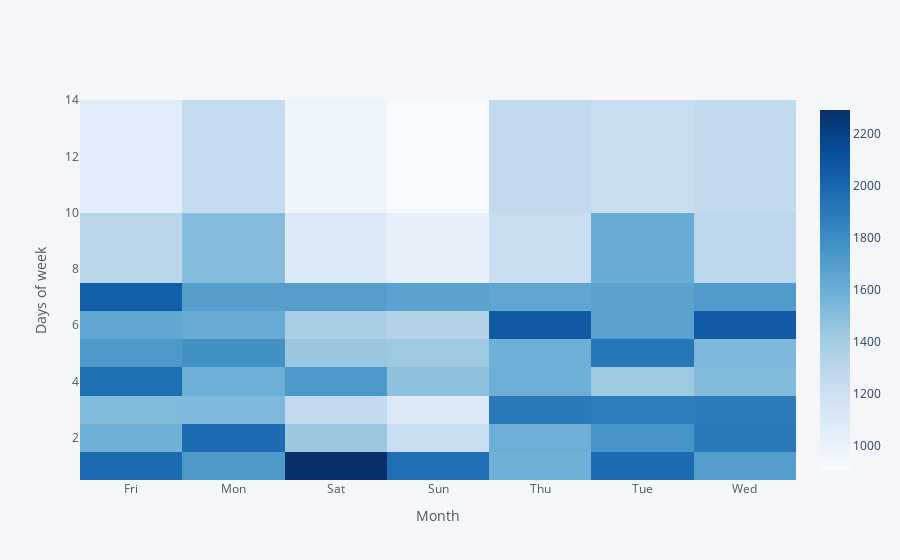

Notebook cell for this chart:
### Code cell
dayMonth.iplot(kind='heatmap',colorscale='blues',xaxis_title='Month',yaxis_title='Days of week')

### Figure 1 — Plotly figure (JSON) as saved in the notebook; plotly's stock layout.template omitted (floating-point values rounded to 4 significant figures)
{"data": [{"colorscale": [[0, "rgb(247,251,255)"], [0.125, "rgb(222,235,247)"], [0.25, "rgb(198,219,239)"], [0.375, "rgb(158,202,225)"], [0.5, "rgb(107,174,214)"], [0.625, "rgb(66,146,198)"], [0.75, "rgb(33,113,181)"], [0.875, "rgb(8,81,156)"], [1, "rgb(8,48,107)"]], "type": "heatmap", "x": ["Fri", "Mon", "Sat", "Sun", "Thu", "Tue", "Wed"], "y": [1, 2, 3, 4, 5, 6, 7, 8, 12], "z": [[1970, 1727, 2291, 1960, 1584, 1973, 1700], [1581, 1964, 1441, 1229, 1596, 1753, 1903], [1525, 1535, 1266, 1102, 1900, 1884, 1889], [1958, 1598, 1734, 1488, 1601, 1430, 1517], [1730, 1779, 1444, 1424, 1590, 1918, 1538], [1649, 1617, 1388, 1333, 2065, 1676, 2058], [2045, 1692, 1695, 1672, 1646, 1670, 1717], [1310, 1511, 1099, 1021, 1230, 1612, 1295], [1065, 1257, 978, 907, 1266, 1234, 1262]], "zmax": 2291, "zmin": 907}], "layout": {"legend": {"bgcolor": "#F5F6F9", "font": {"color": "#4D5663"}}, "paper_bgcolor": "#F5F6F9", "plot_bgcolor": "#F5F6F9", "title": {"font": {"color": "#4D5663"}}, "xaxis": {"gridcolor": "#E1E5ED", "showgrid": true, "tickfont": {"color": "#4D5663"}, "title": {"font": {"color": "#4D5663"}, "text": "Month"}, "zerolinecolor": "#E1E5ED"}, "yaxis": {"gridcolor": "#E1E5ED", "showgrid": true, "tickfont": {"color": "#4D5663"}, "title": {"font": {"color": "#4D5663"}, "text": "Days of week"}, "zerolinecolor": "#E1E5ED"}}}
